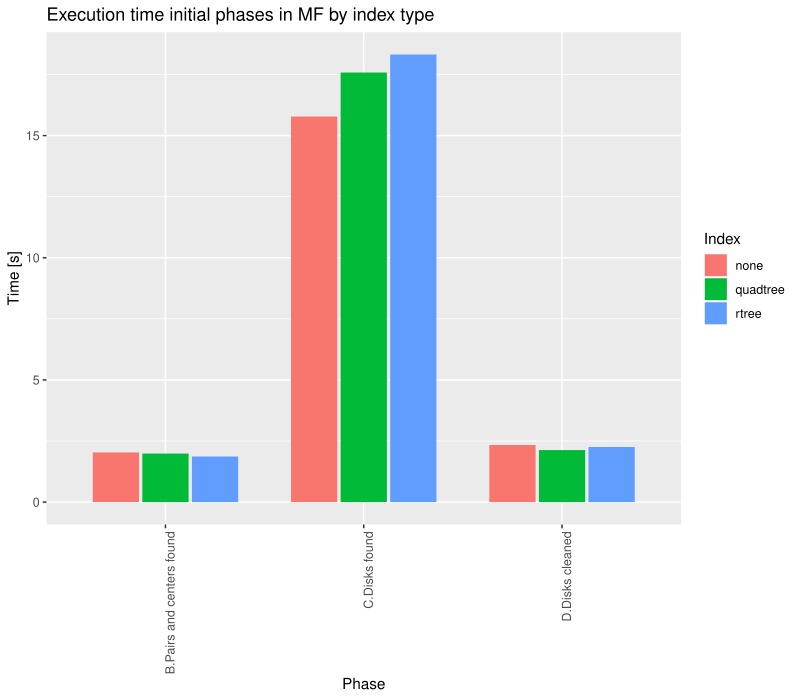

R code for this plot:
require(tidyverse)

log = enframe(readLines("ByIndexer.txt"))
paramsPattern = "indextype "
getParams <- function(command){
  params = str_trim(str_split(command, "--")[[1]])
  params = params[grepl(paramsPattern, params)]
  return(paste(params, collapse = " "))
}
spark = log %>% filter(grepl(value, pattern = "SparkSubmit")) %>% 
  separate(value, into = c(NA, "appId", "command"), sep = "\\|")
spark$params = spark$command %>% map(getParams)
spark = spark %>% separate(params, into = c(NA,"Index"), sep = " ") %>%
  select(appId, Index)

fieldsGeoTester = c("Timestamp","Tag1","appId","Phase","Tag2","Time")
mf = log %>% filter(grepl(value, pattern = "\\|Time\\|")) %>% 
  separate(value, fieldsGeoTester, sep = "\\|") %>%
  mutate(Time = as.numeric(Time)) %>%
  select(appId, Phase, Time)

data = mf %>% inner_join(spark, by = c("appId")) %>% select(Index, Phase, Time)

data1 = data %>% group_by(Phase, Index) %>% summarise(Time = mean(Time))

p = ggplot(data = data1, aes(x = Phase, y = Time, fill = Index)) +
  geom_bar(stat="identity", position=position_dodge(width = 0.75), width = 0.7) + 
  theme(axis.text.x = element_text(angle = 90, hjust = 1)) + 
  labs(x="Phase", y="Time [s]", title="Execution time initial phases in MF by index type") 
plot(p)
ggsave("ByIndexer.pdf", width = 8, height = 7, device = "pdf")
